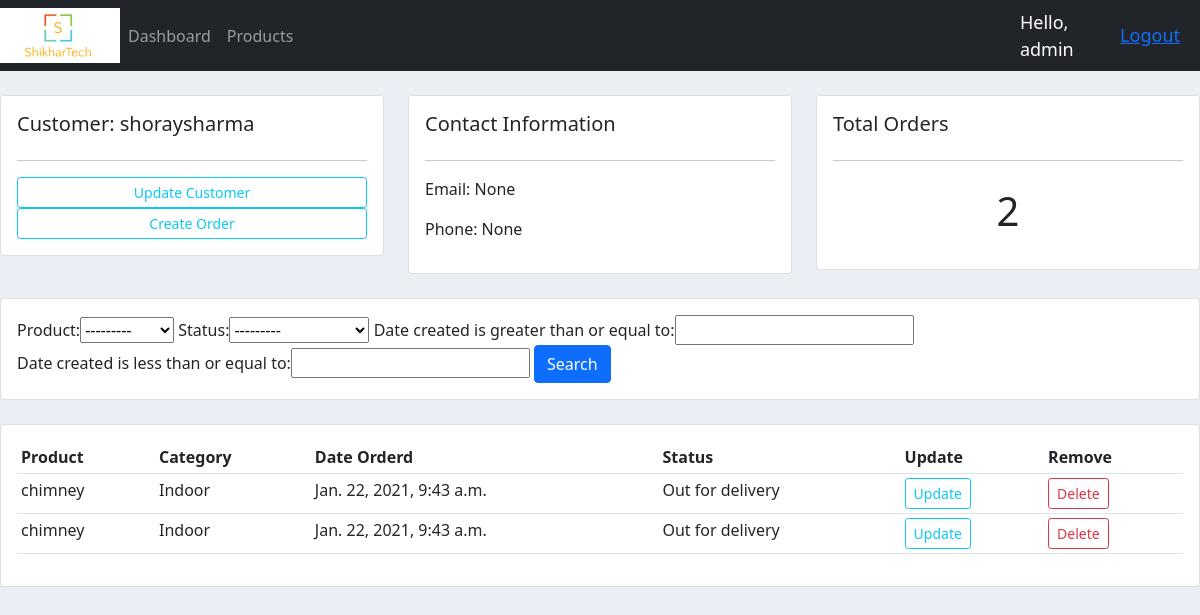
Screenshot of /accounts_app/customers/5/ (signed in) with the database file from the repository.
### accounts/models.py (models this page shows, shortened)
class Customer(models.Model):
    user = models.OneToOneField(
        User, blank=True, null=True, on_delete=models.CASCADE)
    name = models.CharField(max_length=200, null=True)
    phone_no = models.CharField(max_length=200, null=True)
    email = models.CharField(max_length=200, null=True)
    profile_pic = models.ImageField(
        default="profile_pic.png", null=True, blank=True)
    date_created = models.DateTimeField(auto_now_add=True)

class Order(models.Model):
    STATUS = (
        ('Pending', 'Pending'),
        ('Out for delivery', 'Out for delivery'),
        ('Delivered', 'Delivered'),
    )
    customer = models.ForeignKey(Customer, null=True, on_delete=models.CASCADE)
    product = models.ForeignKey(Products, null=True, on_delete=models.CASCADE)
    date_created = models.DateTimeField(auto_now_add=True, null=True)
    status = models.CharField(max_length=200, choices=STATUS)

class Products(models.Model):
    CATEGORY = (
        ('Indoor', 'Indoor'),
        ('Outdoor', 'Outdoor'),
    )
    name = models.CharField(max_length=200, null=True)
    price = models.FloatField(null=True)
    category = models.CharField(max_length=200, null=True, choices=CATEGORY)
    discription = models.CharField(max_length=200, null=True, blank=True)
    date_created = models.DateTimeField(auto_now_add=True, null=True)
    Tags = models.ManyToManyField(Tag, blank=True)
    def __str__(self):
        return self.name

### accounts/decorators.py (the view)
        def wrapper(request, *args, **kwargs):
            group = None
            if request.user.groups.exists():
                group = request.user.groups.all()[0].name
            if group in allowed_roles:
                return view_func(request, *args, **kwargs)
            else:
                return HttpResponse('Not allowed to view this content')

### accounts/views.py (called while the page is built)
@login_required(login_url='login')
@allowed_user_group(allowed_roles=['admin'])
def customers(request, cus_id):
    customer = Customer.objects.get(id=cus_id)
    order_lis = Order.objects.filter(customer=customer)
    order_cnt = order_lis.count()
    myfilter = OrderFilter(request.GET, queryset=order_lis)
    order_lis = myfilter.qs
    context = {'customer': customer,
               'orders': order_lis, 'order_cnt': order_cnt, 'myfilter': myfilter}
    return render(request, 'accounts/customers.html', context)

### accounts/templates/accounts/customers.html
{% extends 'accounts/main.html' %}
{% block content %}
<br>
<div class="row">
	<div class="col-md">
		<div class="card card-body">
			<h5>Customer: {{customer.name}}</h5>
			<hr>
			<a class="btn btn-outline-info  btn-sm btn-block" href="">Update Customer</a>
			<a class="btn btn-outline-info  btn-sm btn-block" href="{% url 'create_order' customer.id %}">Create Order</a>
		</div>
	</div>
	<div class="col-md">
		<div class="card card-body">
			<h5>Contact Information</h5>
			<hr>
			<p>Email: {{customer.email}}</p>
			<p>Phone: {{customer.phone_no}}</p>
		</div>
	</div>
	<div class="col-md">
		<div class="card card-body">
			<h5>Total Orders</h5>
			<hr>
			<h1 style="text-align: center;padding: 10px">{{order_cnt}}</h1>
		</div>
	</div>
</div>
<br>
<div class="row">
	<div class="col">
		<div class="card card-body">
			<form method="get">
				{{myfilter.form}}
				<button class="btn btn-primary" type="submit">Search</button>
			</form>
		</div>
	</div>
</div>
<br>
<div class="row">
	<div class="col-md">
		<div class="card card-body">
			<table class="table table-sm">
				<tr>
					<th>Product</th>
					<th>Category</th>
					<th>Date Orderd</th>
					<th>Status</th>
					<th>Update</th>
					<th>Remove</th>
				</tr>
				{% for i in orders %}
					<tr>
						<td>{{i.product}}</td>
						<td>{{i.product.category}}</td>
						<td>{{i.date_created}}</td>
						<td>{{i.status}}</td>
						<td><a class="btn btn-outline-info  btn-sm btn-block" href="{% url 'update_order' i.id %}">Update</a></td>
						<td><a class="btn btn-outline-danger  btn-sm btn-block" href="{% url 'delete_order' i.id %}">Delete</a></td>
					</tr>
				{% endfor %}
			</table>
		</div>
	</div>
</div>
{% endblock %}

### accounts/templates/accounts/navbar.html (shortened to what this page needs)
{% load static %}
<nav class="navbar navbar-expand-lg navbar-dark bg-dark">
    <img src="{% static 'images/logo.png' %}" alt="Logo">
    <div class="collapse navbar-collapse" id="navbarNavDropdown">
      <ul class="navbar-nav">
        {% if request.user.is_staff %}
        <li class="nav-item">
          <a class="nav-link" href="{% url 'home'%}">Dashboard</a>
        </li>
        <li class="nav-item">
          <a class="nav-link" href="{% url 'products' %}">Products</a>
        </li>
        {% endif %}
      </ul>
    </div>
    <span class="user_msg">Hello, {{request.user}}</span>
    <span class="user_msg"><a href="{% url 'logout'%}">Logout</a></span>
  </nav>

### static/css/main.css (style rules this page uses)
img { max-width: 10%; max-height: 10%; }
body { background-color: #ebeff5; }

### accounts/templates/accounts/navbar.html (style rules this page uses)
.user_msg { font-size: 18px; color: #fff; margin-right: 20px; }

### rows the page displays
Customer: name "shoraysharma", email "None", phone_no "None"
Order: product "chimney", product.category "Indoor", date_created "Jan. 22, 2021, 9:43 a.m.", status "Out for delivery"
Order: product "chimney", product.category "Indoor", date_created "Jan. 22, 2021, 9:43 a.m.", status "Out for delivery"

### other values shown
{{ request.user }} "admin"
{{ order_cnt }} "2"
